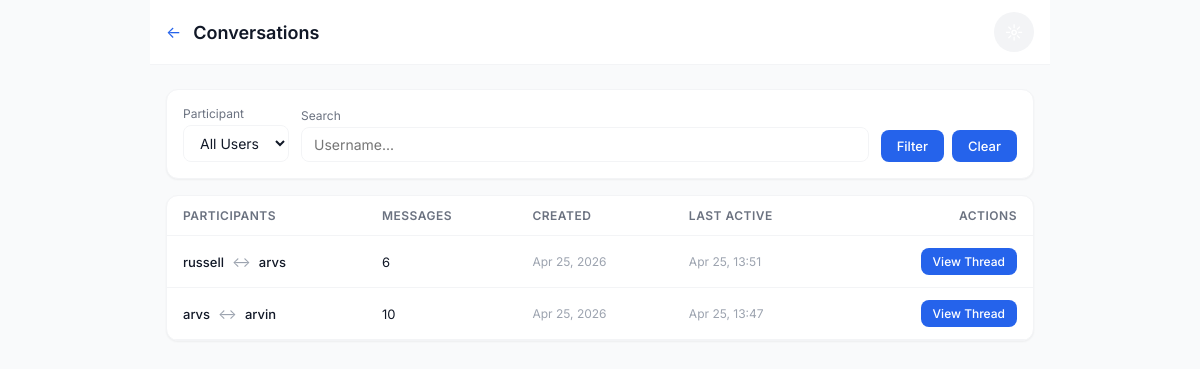
Page /chat/admin/conversations/ (signed in) on the earlier database version.
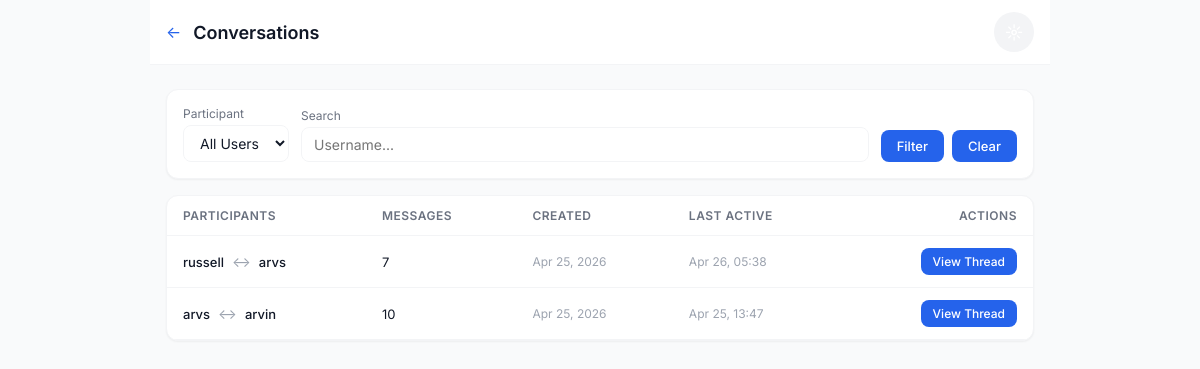
Same page on the later database version.
### chat/models.py (models this page shows, shortened)
class Conversation(models.Model):
    id = models.UUIDField(primary_key=True, default=uuid.uuid4, editable=False)
    participant1 = models.ForeignKey(User, on_delete=models.CASCADE, related_name='conversations_as_p1')
    participant2 = models.ForeignKey(User, on_delete=models.CASCADE, related_name='conversations_as_p2')
    created_at = models.DateTimeField(auto_now_add=True)
    updated_at = models.DateTimeField(auto_now=True)
    last_message = models.ForeignKey('Message', on_delete=models.SET_NULL, null=True, blank=True, related_name='+')
    class Meta:
        db_table = 'chat_conversation'
        unique_together = ['participant1', 'participant2']
        indexes = [
            models.Index(fields=['participant1', 'participant2']),
            models.Index(fields=['updated_at']),
        ]

### chat/views_admin.py (the view, shortened to what this page needs)
# urls.py: path('admin/conversations/', views_admin.admin_conversations, name='admin_conversations'),
@login_required
@user_passes_test(is_staff_or_admin, login_url='chat_list')
def admin_conversations(request):
    conv_qs = Conversation.objects.select_related(
        'participant1', 'participant2', 'last_message'
    ).annotate(message_count=Count('messages')).order_by('-updated_at')
    user_filter = request.GET.get('user', '')
    search = request.GET.get('search', '').strip()
    if search:
        conv_qs = conv_qs.filter(
            Q(participant1__username__icontains=search) |
            Q(participant2__username__icontains=search)
        )
    paginator = Paginator(conv_qs, 25)
    page_number = request.GET.get('page', 1)
    page_obj = paginator.get_page(page_number)
    users = User.objects.order_by('username')
    return render(request, 'chat/admin/conversations.html', {
        'conversations': page_obj,
        'users': users,
        'user_filter': user_filter,
        'search': search,
        'is_admin': is_admin_only(request.user),
    })

### chat/views_admin.py (called while the page is built)
def is_staff_or_admin(user):
    if user.is_superuser:
        return True
    profile = getattr(user, 'profile', None)
    if profile and profile.role in ('staff', 'admin'):
        return True
    return user.is_staff

def is_admin_only(user):
    if user.is_superuser:
        return True
    profile = getattr(user, 'profile', None)
    if profile and profile.role == 'admin':
        return True
    return False

### chat/templates/chat/admin/conversations.html (shortened to what the changed rows need)
{% extends 'chat/base.html' %}
{% block content %}
<div style="max-width: 900px; margin: 0 auto;">
    <div class="app-bar">
        <div style="display: flex; align-items: center; gap: 12px;">
            <h1>Conversations</h1>
        </div>
    </div>
    <div class="container" style="padding-top: 24px;">
        <div class="card" style="overflow: auto;">
            <table style="width: 100%; border-collapse: collapse; font-size: 14px;">
                <thead>
                    <tr style="border-bottom: 1px solid var(--border-light);">
                        <th style="padding: 12px 16px; text-align: left; font-weight: 600; color: var(--text-secondary); font-size: 12px; text-transform: uppercase; letter-spacing: 0.5px;">Participants</th>
                        <th style="padding: 12px 16px; text-align: left; font-weight: 600; color: var(--text-secondary); font-size: 12px; text-transform: uppercase; letter-spacing: 0.5px;">Messages</th>
                        <th style="padding: 12px 16px; text-align: left; font-weight: 600; color: var(--text-secondary); font-size: 12px; text-transform: uppercase; letter-spacing: 0.5px;">Created</th>
                        <th style="padding: 12px 16px; text-align: left; font-weight: 600; color: var(--text-secondary); font-size: 12px; text-transform: uppercase; letter-spacing: 0.5px;">Last Active</th>
                        <th style="padding: 12px 16px; text-align: right; font-weight: 600; color: var(--text-secondary); font-size: 12px; text-transform: uppercase; letter-spacing: 0.5px;">Actions</th>
                    </tr>
                </thead>
                <tbody>
                    {% for conv in conversations %}
                    <tr style="border-bottom: 1px solid var(--border-light);">
                        <td style="padding: 12px 16px;">
                            <div style="display: flex; align-items: center; gap: 8px;">
                                <span style="font-weight: 500; font-size: 13px;">{{ conv.participant1.username }}</span>
                                <span style="color: var(--text-muted);">&#8596;</span>
                                <span style="font-weight: 500; font-size: 13px;">{{ conv.participant2.username }}</span>
                            </div>
                        </td>
                        <td style="padding: 12px 16px; font-size: 13px;">{{ conv.message_count }}</td>
                        <td style="padding: 12px 16px; font-size: 12px; color: var(--text-muted); white-space: nowrap;">{{ conv.created_at|date:"M d, Y" }}</td>
                        <td style="padding: 12px 16px; font-size: 12px; color: var(--text-muted); white-space: nowrap;">{{ conv.updated_at|date:"M d, H:i" }}</td>
                        <td style="padding: 12px 16px; text-align: right;">
                            <a href="{% url 'admin_conversation_detail' conv.id %}" class="btn" style="padding: 6px 12px; font-size: 12px; text-decoration: none;">View Thread</a>
                        </td>
                    </tr>
                    {% empty %}
                    <tr><td colspan="5" style="padding: 24px; text-align: center; color: var(--text-secondary);">No conversations found</td></tr>
                    {% endfor %}
                </tbody>
            </table>
        </div>
    </div>
</div>
{% endblock %}

Differences in the rows shown:
changed Conversation "russell": message_count "6" → "7"; updated_at "Apr 25, 13:51" → "Apr 26, 05:38"
